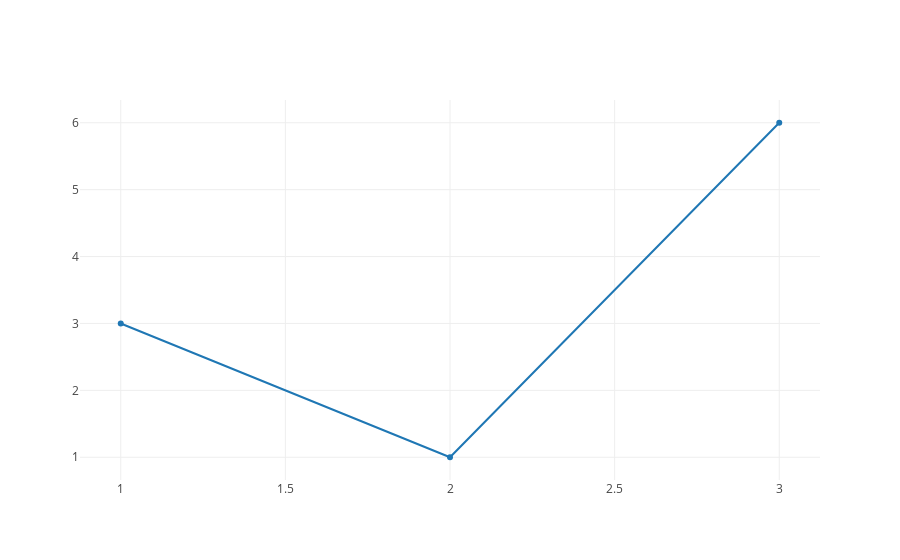

Source (notebook cell):
### Markdown cell above
Configure plotly to produce offline graphs. Do not want to be dependent on the number of graphs or number of times I can regenerate graphs. 

Also, I want to have finer levels of control on the graphs, which I assume might be more difficult when trying to interact with something that is running on the cloud.

### Code cell
# Sanity Check
iplot([{"x": [1, 2, 3], "y": [3, 1, 6]}])

### Figure 1 — Plotly figure (JSON) as saved in the notebook; plotly's stock layout.template omitted (floating-point values rounded to 4 significant figures)
{"data": [{"type": "scatter", "uid": "5669c620-89e1-442e-830d-5969477f435c", "x": [1, 2, 3], "y": [3, 1, 6]}], "layout": {}}
